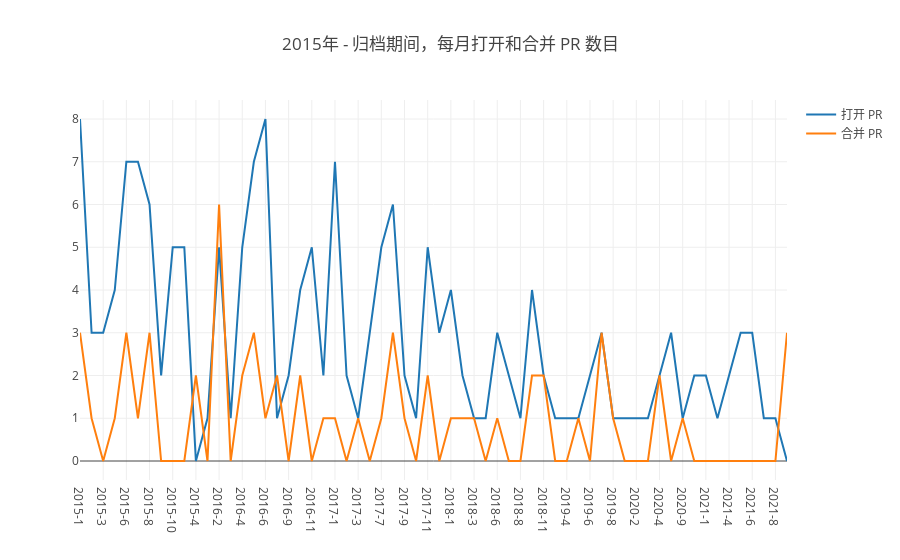

Here is the notebook cell this chart was saved with:
### Markdown cell above
## 3 每月打开 PR 和合入 PR 的个数

### Code cell
Promise.all(years.map(y => {
    var q = `
    select t1.time as time1, t2.time as time2, open_PR_number, merge_PR_number
    from 
    (select count(issue_id) as open_PR_number,
    concat(toString(toYear(created_date)),'-',toString(toMonth(created_date))) as time
    from github_log.year${y} 
    where repo_id=${my_repo_id} and type = 'PullRequestEvent' and action in('opened','reopened')
    group by toYear(created_date),toMonth(created_date)
    order by toYear(created_date),toMonth(created_date)) t1
    
    FULL OUTER JOIN
    
    (select count(issue_id) as merge_PR_number,
    concat(toString(toYear(created_date)),'-',toString(toMonth(created_date))) as time
    from github_log.year${y} 
    where repo_id=${my_repo_id} and type = 'PullRequestEvent' and action in('closed') and pull_merged=1
    group by toYear(created_date),toMonth(created_date)
    order by toYear(created_date),toMonth(created_date)) t2
    
    ON t1.time=t2.time
    `
    return openDigger.driver.clickhouse.query(q);
})).then(data => {
    // console.log(data)
    var open_PR_number = [], merge_PR_number=[], time = [], tt = [];
    data.forEach(d => {
        d.forEach(dd => {
            // console.log(dd.time1,typeof(dd.time1));
            // console.log(dd.time2,typeof(dd.time2));
            open_PR_number.push(parseInt(dd.open_PR_number));
            merge_PR_number.push(parseInt(dd.merge_PR_number));
            if (dd.time1!='') {
                time.push(dd.time1);
                tt.push({'时间':dd.time1, '打开 PR 数目':parseInt(dd.open_PR_number), '合并 PR 数目':parseInt(dd.merge_PR_number)});
            }
            else {
                time.push(dd.time2);
                tt.push({'时间':dd.time2, '打开 PR 数目':parseInt(dd.open_PR_number), '合并 PR 数目':parseInt(dd.merge_PR_number)});
            }
            
        });
    });
    // openDigger.render.plotly(
    //     [{x: time, y: stars, type:'bar', name:'打开 PR'}, {x: time, y: forks, type:'bar', name:'合并 PR'}], {
    //     title: '2015年 - 归档期间，每月打开和合并 PR 数目',
    //     xaxis: {type: 'category'}
    // });
    openDigger.render.plotly([
        {x: time, y: open_PR_number, mode:'scatter', name:'打开 PR'}, 
        {x: time, y: merge_PR_number, mode:'scatter', name:'合并 PR'}
    ], {
        title: '2015年 - 归档期间，每月打开和合并 PR 数目',
        xaxis: {type: 'category'}
    });
    console.table(tt);
});

### Figure 1 — Plotly figure (JSON) as saved in the notebook; plotly's stock layout.template omitted (floating-point values rounded to 4 significant figures)
{"data": [{"mode": "scatter", "name": "打开 PR", "x": ["2015-1", "2015-2", "2015-3", "2015-5", "2015-6", "2015-7", "2015-8", "2015-9", "2015-10", "2015-11", "2015-4", "2016-1", "2016-2", "2016-3", "2016-4", "2016-5", "2016-6", "2016-7", "2016-9", "2016-10", "2016-11", "2016-12", "2017-1", "2017-2", "2017-3", "2017-5", "2017-7", "2017-8", "2017-9", "2017-10", "2017-11", "2017-12", "2018-1", "2018-2", "2018-3", "2018-4", "2018-6", "2018-7", "2018-8", "2018-10", "2018-11", "2019-2", "2019-4", "2019-5", "2019-6", "2019-7", "2019-8", "2019-12", "2020-2", "2020-3", "2020-4", "2020-8", "2020-9", "2020-12", "2021-1", "2021-2", "2021-4", "2021-5", "2021-6", "2021-7", "2021-8", "2021-9"], "y": [8, 3, 3, 4, 7, 7, 6, 2, 5, 5, 0, 1, 5, 1, 5, 7, 8, 1, 2, 4, 5, 2, 7, 2, 1, 3, 5, 6, 2, 1, 5, 3, 4, 2, 1, 1, 3, 2, 1, 4, 2, 1, 1, 1, 2, 3, 1, 1, 1, 1, 2, 3, 1, 2, 2, 1, 2, 3, 3, 1, 1, 0]}, {"mode": "scatter", "name": "合并 PR", "x": ["2015-1", "2015-2", "2015-3", "2015-5", "2015-6", "2015-7", "2015-8", "2015-9", "2015-10", "2015-11", "2015-4", "2016-1", "2016-2", "2016-3", "2016-4", "2016-5", "2016-6", "2016-7", "2016-9", "2016-10", "2016-11", "2016-12", "2017-1", "2017-2", "2017-3", "2017-5", "2017-7", "2017-8", "2017-9", "2017-10", "2017-11", "2017-12", "2018-1", "2018-2", "2018-3", "2018-4", "2018-6", "2018-7", "2018-8", "2018-10", "2018-11", "2019-2", "2019-4", "2019-5", "2019-6", "2019-7", "2019-8", "2019-12", "2020-2", "2020-3", "2020-4", "2020-8", "2020-9", "2020-12", "2021-1", "2021-2", "2021-4", "2021-5", "2021-6", "2021-7", "2021-8", "2021-9"], "y": [3, 1, 0, 1, 3, 1, 3, 0, 0, 0, 2, 0, 6, 0, 2, 3, 1, 2, 0, 2, 0, 1, 1, 0, 1, 0, 1, 3, 1, 0, 2, 0, 1, 1, 1, 0, 1, 0, 0, 2, 2, 0, 0, 1, 0, 3, 1, 0, 0, 0, 2, 0, 1, 0, 0, 0, 0, 0, 0, 0, 0, 3]}], "layout": {"autosize": true, "title": {"text": "2015年 - 归档期间，每月打开和合并 PR 数目"}, "xaxis": {"autorange": true, "range": [0, 61], "type": "category"}, "yaxis": {"autorange": true, "range": [-0.4444, 8.444], "type": "linear"}}}
